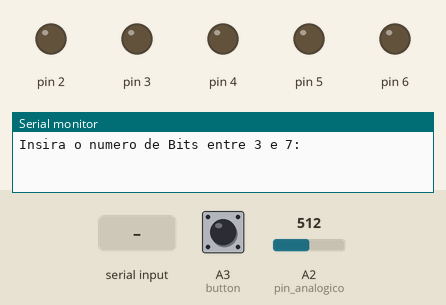
Simulated run of this sketch. Board: Arduino Uno, built with avr-gcc and run on an emulated ATmega328P. Parts: output pins drawn as LEDs (lit = HIGH), the last lines printed to the serial monitor. Dashed ring = blinking. The inputs (shaded band) are chosen by the test bench; at power-on: A2 (pin_analogico) = 512, A3 (button) LOW.

Above: at 0.9 s.
1.0 s: "N" received over Serial
3.5 s: "30 150 10\n" received over Serial
At 7.3 s:
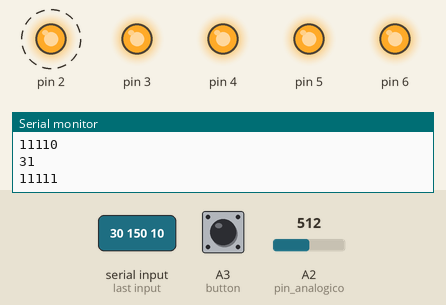
At 11.0 s:
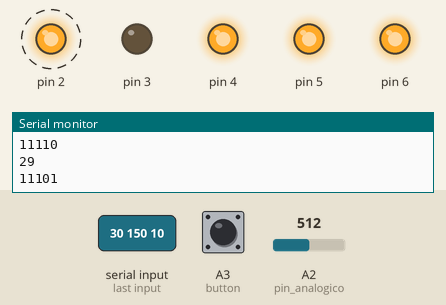
Timing chart, 0 to 24.1 s (numbered marks = the images above; inputs shaded):
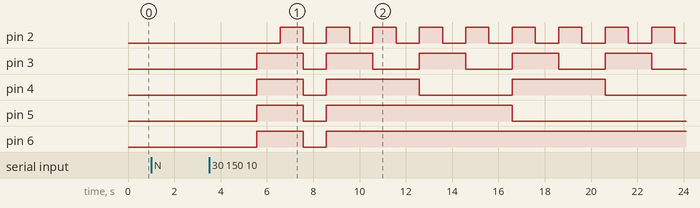

The sketch:

Exercice_2.ino
```cpp
#include <GSM.h>
#define PINNUMBER "9080"
//Declaracao de variaveis
int bits;
int valor_inicial;
int sentido;
int potencia;
int button = A3;
int act = LOW;
int ant = LOW;
int pin_analogico = A2;
int value;
GSM gsmAccess;
GSM_SMS sms;
char remoterNumber[20];
int n;
int time_delay = 1;
String str[20];

void setup () {
  Serial.begin(9600);

  Serial.print("Insira o numero de Bits entre 3 e 7: ");
  while (Serial.available()==0);
  bits = Serial.parseInt();
  if(bits < 3 || bits > 7){
    Serial.println("Valor inserido fora do intervalo. Valor por defeito: 5 bits. ");
    bits = 5;
    Serial.println(bits);
  }else{
   Serial.println(bits);
  }

  for(int i = 2; i < bits + 2; i++){
    pinMode(i, OUTPUT);
  }
   potencia = pow(2, bits);
   Serial.print("Insira o valor inicial da sequencia entre 0 e ");
   Serial.print(potencia);
   Serial.print(" : ");
   while (Serial.available()==0);
   valor_inicial = Serial.parseInt();
   if(valor_inicial < 0 || valor_inicial > potencia){
     Serial.println("Valor inserido fora do intervalo. Valor por defeito: 0");
     valor_inicial = 0;
     Serial.println(valor_inicial);
   }else{
     Serial.println(valor_inicial);
  }
   Serial.println("Introduza o sentido: Crescente = 0; Decrescente = 1;");
   while (Serial.available()==0);
   sentido = Serial.parseInt();
   if(sentido != 0 && sentido != 1){
     Serial.println("Sentido inserido incorreto. Valor por defeito: crescente");
     sentido = 0;
     Serial.println(sentido);
   }else{
      Serial.println(sentido);
   }

   boolean notConnected = true;
    while (notConnected) {
    if (gsmAccess.begin(PINNUMBER) == GSM_READY) {
      notConnected = false;
    } else {
      Serial.println("Not connected");
      delay(1000);
    }
  }

  Serial.println("GSM initialized");
  Serial.println("Waiting for messages");
  }

void loop() {

  char c;

  if (sms.available()){
    n = 0;
    Serial.println("Message received from:");
    sms.remoteNumber(remoterNumber, 20);
    Serial.println(remoterNumber);
    if(sms.peek()=='#')
    {
      Serial.println("Discarded SMS");
      sms.flush();
    }

    while(c=sms.read()){
      str[n] = c;
      n++;
    }
    Serial.println("\nEND OF MESSAGE");
    sms.flush();
    Serial.println("MESSAGE DELETED");
  }

  if(str[0] == "N" && str[1] == " "){
    for(int i = 2, temp = 0; str[i] == " " || i > 20; i++, temp++)
    if(temp == 1){
      if(str[2].toInt() > 0 && str[2].toInt() < potencia)
      valor_inicial = str[2].toInt();
    }else if(temp == 2){
      temp = str[2].toInt() * 10 + str[3].toInt();
      if(temp > 0 && temp < potencia)
      valor_inicial = temp;
    }else if(temp <= 3){
      temp = str[2].toInt() * 100 + str[3].toInt() * 10 + str[4].toInt();
      if(temp > 0 && temp < potencia)
      valor_inicial = temp;
      }
    }
    if(str[0] == "A") sentido = 0;

    if(str[0] == "D") sentido = 1;

    if(str[0] == "S"){
      if(sentido == 1)sentido = 0;
      else sentido = 1;
    }

    if(str[0] == "B" && str[1]==" " && str[2].toInt() > 3 && str[2].toInt() < 7){
        bits = str[2].toInt();
        potencia = pow(2,bits);
    }

    if(str[0] == "T" && str[1]==" "){
      time_delay = 0;
      for(int i = 2, temp = 0; str[i] == " " || i > 20; i++, temp++)
      if(temp == 1) value = str[2].toInt();
      else if(temp == 2) value = str[2].toInt() * 10 + str[3].toInt();
      else if(temp == 3) value = str[2].toInt() * 100 + str[3].toInt() * 10 + str[4].toInt();
      else if(temp <= 4) value = str[2].toInt() * 1000 + str[3].toInt() * 100 + str[4].toInt() * 10 + str[5].toInt();
    }

    if(str[0] == "E") time_delay = 1;
    for(int i = 0; i<20; i++)str[i]=" ";

  if(valor_inicial >= potencia){
    sentido = 1;
  }
  if(valor_inicial <= 0){
    sentido = 0;
  }

  ant = act;
  act = digitalRead(button);
  if(act == HIGH && ant == LOW){
    if(sentido == 0) sentido = 1;
  else sentido = 0;
  }
  for(int i = 0; i < bits; i++){
    digitalWrite(i+2, bitRead(valor_inicial, i));
  }

  Serial.println(valor_inicial);
  Serial.println(valor_inicial, BIN);
  if(sentido == 0) valor_inicial++;
  else valor_inicial--;

  if(time_delay){
  value = analogRead(pin_analogico);
  value = map(value, 0, 1023, 0, 2000);
  }delay(value);
}
```

Measured:
- after the input at 3.5 s, pin 2: alternates HIGH for 1.0 s and LOW for 1.0 s, starting after 3.1 s; pin 3: goes HIGH 2.0 s, LOW 1.0 s, 3 × (HIGH 2.0 s, LOW 2.0 s), HIGH 2.0 s, then LOW, starting after 2.1 s
